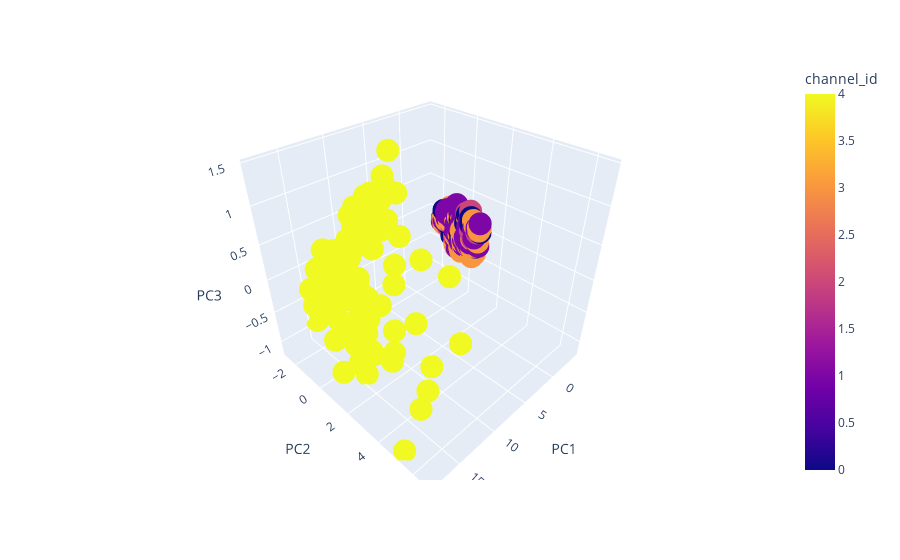

Notebook cell for this chart:
### Code cell
# plot the data in 3D with plotly and label each point with the channel_id
import plotly.express as px
fig = px.scatter_3d(data_pca, x='PC1', y='PC2', z='PC3', color='channel_id')
fig.show()

### Figure 1 — Plotly figure (JSON) as saved in the notebook; plotly's stock layout.template omitted (floating-point values rounded to 4 significant figures; data arrays with more than 128 entries replaced by an {"elided": "..."} marker saying what was removed)
{"data": [{"hovertemplate": "PC1=%{x}<br>PC2=%{y}<br>PC3=%{z}<br>channel_id=%{marker.color}<extra></extra>", "legendgroup": "", "marker": {"color": {"elided": "500 int values"}, "coloraxis": "coloraxis", "symbol": "circle"}, "mode": "markers", "name": "", "scene": "scene", "showlegend": false, "type": "scatter3d", "x": {"elided": "500 float values"}, "y": {"elided": "500 float values"}, "z": {"elided": "500 float values"}}], "layout": {"coloraxis": {"colorbar": {"title": {"text": "channel_id"}}, "colorscale": [[0, "#0d0887"], [0.1111, "#46039f"], [0.2222, "#7201a8"], [0.3333, "#9c179e"], [0.4444, "#bd3786"], [0.5556, "#d8576b"], [0.6667, "#ed7953"], [0.7778, "#fb9f3a"], [0.8889, "#fdca26"], [1, "#f0f921"]]}, "legend": {"tracegroupgap": 0}, "margin": {"t": 60}, "scene": {"domain": {"x": [0, 1], "y": [0, 1]}, "xaxis": {"title": {"text": "PC1"}}, "yaxis": {"title": {"text": "PC2"}}, "zaxis": {"title": {"text": "PC3"}}}}}
